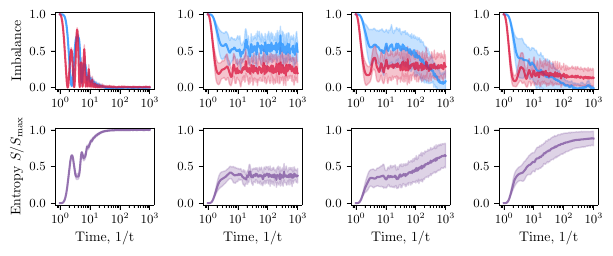

Source code (Python):
import numpy as np
import matplotlib.pyplot as plt
from matplotlib.ticker import LogLocator
plt.style.use('thesis.mplstyle')
from colors import red, blue, purple
from math import log

# uv_val = {'ETH':(1,1), 'ETH2':(1,0.1), 'AL':(0, 10), 'MBL':(0.1, 10), 'MBL2':(1, 10)}
data = np.load("../data/loc-therm/data.npz")
ts = np.logspace(0, 3, 200)


labels = ['ETH', 'AL', 'MBL', 'MBL2']

fig, axs = plt.subplots(2, 4, figsize=(7,2.5))

S_max =  4.33 # log(154)
for (j, label) in enumerate(labels):

	imb = data[f'{label}-imb']
	# den = data[f'{label}-den']
	
	# magnetization imbalance
	y, ye = imb.mean(axis=0)[:, 0], imb.std(axis=0)[:, 0]
	axs[0, j].fill_between(ts, y-ye, y+ye, color=blue, alpha=0.25)
	axs[0, j].plot(ts, y,  label='spin', color=blue, alpha=0.75)
	# density imbalance
	y, ye = (imb**2).mean(axis=0)[:, 1], (imb**2).std(axis=0)[:, 1]
	axs[0, j].fill_between(ts, y-ye, y+ye, color=red, alpha=0.25)
	axs[0, j].plot(ts, y,  label='density', color=red, alpha=0.75)
	# label
	if j == 0: axs[0, j].set_ylabel('Imbalance')

	# entanglement entropy
	y, ye = imb.mean(axis=0)[:, 2]/S_max, imb.std(axis=0)[:, 2]/S_max
	axs[1, j].fill_between(ts, y-ye, y+ye, color=purple, alpha=0.25)
	axs[1, j].plot(ts, y,  label='entropy', color=purple, alpha=0.75)
	# label
	if j == 0: axs[1, j].set_ylabel(r'Entropy $S/S_{\mathrm{max}}$')

	axs[1, j].set_xlabel('Time, 1/t')



for ax in axs.flatten():
	ax.set_ylim(-0.025, 1.025)
	# ax.set_xlabel('Time, 1/t')
	ax.set_xscale('log')
	ax.set_xticks([1e0, 1e1, 1e2, 1e3])
	ax.xaxis.set_minor_locator(LogLocator(base=10.0, subs='auto', numticks=10))

# for j in range(4):
# 	axs[0, j].set_xticklabels(['', '', '', ''])

# plt.tight_layout()
fig.subplots_adjust(hspace=0.5, wspace=0.5)
plt.savefig("loc-therm.pdf", bbox_inches='tight')